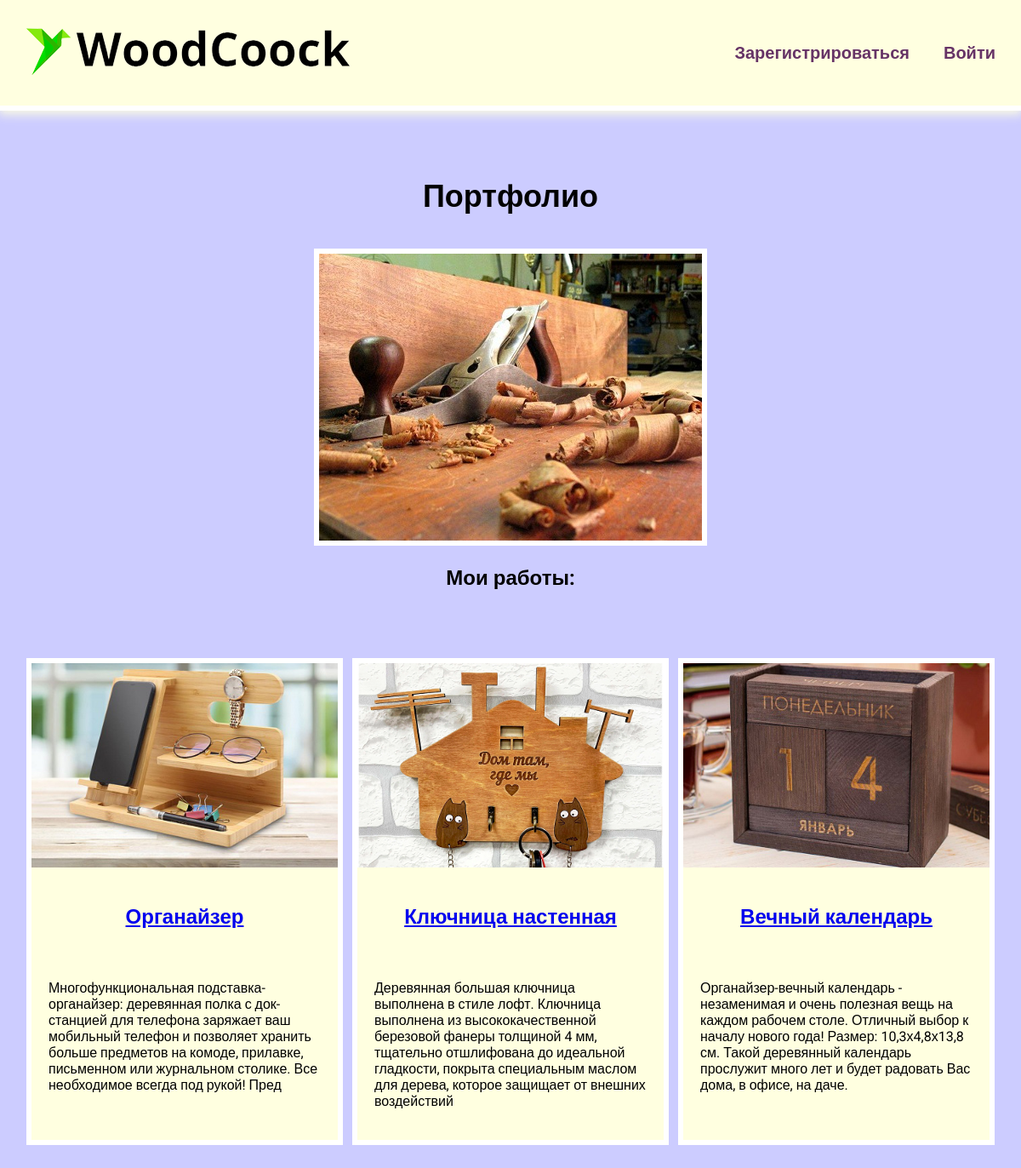
The page / on the database its author committed.
### skills/models.py (models this page shows, shortened)
class Skills(models.Model):
    title = models.CharField(max_length=100)
    description = models.CharField(max_length=250)
    image = models.ImageField(upload_to='skills/images/')
    url = models.URLField(blank=True)

### skills/views.py (the view)
# urls.py: path('', views.index, name='index'),
def index(request):
    projects = Skills.objects.all()
    return render(request, 'skills/index.html', {'projects': projects})

### skills/templates/skills/index.html
{% extends 'skills/base.html' %}
{% load static %}
{% block content %}
<h1>Портфолио</h1>
<div class="img">
    <img src="{% static 'skills/pt.jpeg' %}" alt="">
</div>
<h2>Мои работы:</h2>
<div class="block">
    {% for project in projects %}
    <div class="element">
        <div>
            <img src="{{ project.image.url }}" alt="">
        </div>
        <div class="text">
            <h2>
                <a href="{% url 'work' project.id %}">
                    {{project.title}}
                </a>
            </h2>
            <p>{{ project.description }}</p>
        </div>
    </div>
    {% endfor %}
</div>
{% endblock %}

### skills/templates/skills/base.html (shortened to what this page needs)
<!DOCTYPE html>
{% load static %}
<html lang="en">
<head>
    <link rel="stylesheet" href="{% static 'css/style.css' %}">
</head>
<body>
{% if user.is_authenticated %}
<div class="menu">
    <div class="wrap">
        <div class="logo">
            <a href="{% url 'index' %}">
                <img src="{% static 'skills/logo.png' %}" alt="">
            </a>
        </div>
        <ul>
            <li><a href="{% url 'index' %}">Главная</a></li>
            <li><a href="">Блог</a></li>
            <li><a href="{% static 'skills/resume.pdf' %}" target="_blank">Резюме</a></li>
            <li class="logo">Пользователь: {{ user.username }}</li>
            <li>
                <form action="{% url 'logoutuser' %}" method="post">
                    {% csrf_token %}
                    <button class="top">Выйти</button>
                </form>
            </li>
        </ul>
    </div>
</div>
{% else %}
<div class="menu">
    <div class="wrap">
        <div class="logo">
            <a href="{% url 'index' %}">
                <img src="{% static 'skills/logo.png' %}" alt="">
            </a>
        </div>
        <ul>
            <li><a href="{% url 'signupuser' %}">Зарегистрироваться</a></li>
            <li><a href="{% url 'loginuser' %}">Войти</a></li>
        </ul>
    </div>
</div>
{% endif %}
    <div class="content">
        <div class="wrap">
            {% block content %}
            {% endblock %}
        </div>
    </div>
</body>
</html>

### skills/static/css/style.css (style rules this page uses)
body { background: #CCCCFF; padding: 0; margin: 0; font-family: 'Roboto', sans-serif; }
.wrap { max-width: 1200px; margin: 0 auto; padding: 20px; box-sizing: border-box; }
.block { display: flex; flex-wrap: wrap; justify-content: space-evenly; margin-bottom: 60px; }
.element, .count { background: lightyellow; border: 6px solid #FFF; margin: 20px 0; }
.text { width: 360px; padding: 20px; box-sizing: border-box; }
.block img { max-width: 360px; }
.content h1 { text-align: center; margin: 60px 0 40px; font-size: 36px; }
.img+h2, .text h2 { text-align: center; margin-bottom: 60px; }
.img img { border: 6px solid #FFF; }
.img { text-align: center; }
.menu { background: lightyellow; padding: 10px; box-shadow: 0 2px 12px 2px lightyellow; border-bottom: 6px solid #fff; }
.menu .wrap { display: flex; flex-wrap: wrap; justify-content: space-between; align-items: center; }
.menu a { color: #663366; font-weight: bold; text-decoration: none; }
.menu ul { display: flex; list-style: none; font-size: 20px; }
.menu li { margin-left: 40px; }
.menu .logo { color: #663366; }

### rows shown on the page
Skills: image (picture), title "Органайзер", description "Многофункциональная подставка-органайзер: деревянная полка с док-станцией для телефона заряжает ваш мобильный телефон и позволяет хранить больше предметов на комоде, прилавке, письменном или журнальном столике. Все необходимое всегда под рукой! Пред"
Skills: image (picture), title "Ключница настенная", description "Деревянная большая ключница выполнена в стиле лофт. Ключница выполнена из высококачественной березовой фанеры толщиной 4 мм, тщательно отшлифована до идеальной гладкости, покрыта специальным маслом для дерева, которое защищает от внешних воздействий"
Skills: image (picture), title "Вечный календарь", description "Органайзер-вечный календарь - незаменимая и очень полезная вещь на каждом рабочем столе. Отличный выбор к началу нового года! Размер: 10,3х4,8х13,8 см. Такой деревянный календарь прослужит много лет и будет радовать Вас дома, в офисе, на даче."
